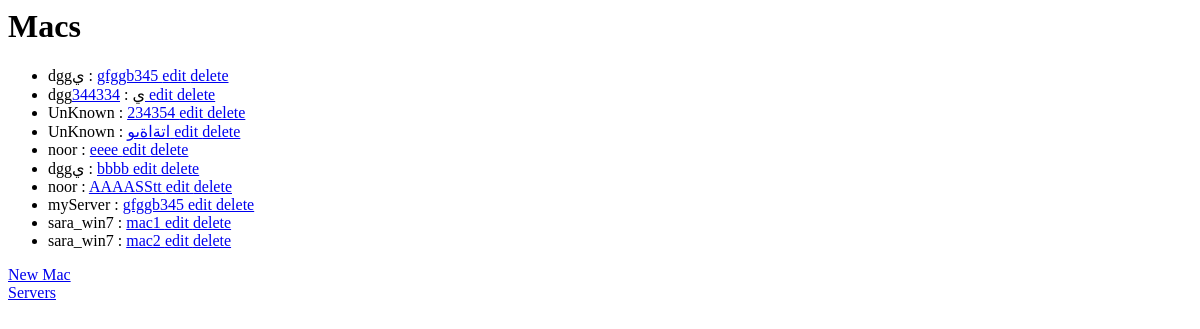
Before: /macs with the older database file.
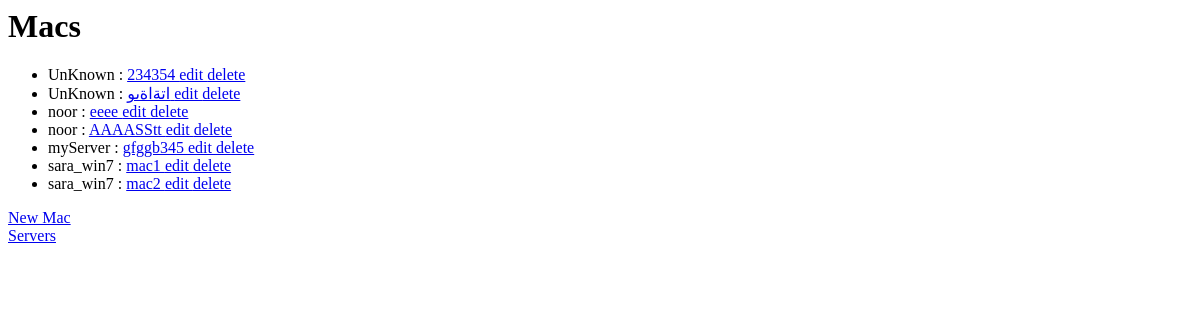
After: the same page with the newer database file.
### blogs/models.py (models this page shows, shortened)
class Mac(models.Model):
    ServerID = models.ForeignKey('Server', related_name='macs')
    MacNum = models.CharField(max_length = 30)

class Server(models.Model):
    typeChoices = (
        ('A', 'A'),
        ('B', 'B'),
        ('C', 'C'),
    )
    name=models.CharField(max_length=30,primary_key=True,default='UnKnown')
    Type = models.CharField(max_length=1, choices = typeChoices)
    RAM = models.CharField(max_length=30)
    Core = models.PositiveSmallIntegerField()
    Storage = models.CharField(max_length=30)
    RackNum = models.ForeignKey('Rac', related_name='racs')
    def __str__(self):
        return self.name

### blogs/views.py (the view)
# urls.py: url(r'^macs$', 'blogs.views.MacListView', name='mac_list'),
def MacListView(request, template_name='MacList.html'):
    macs = Mac.objects.all()
    data={}
    data['object_list'] = macs
    return render(request,template_name, data )

### blogs/templates/MacList.html
<h1>Macs</h1>
<ul>
    {% for mac in object_list %}
        <li>{{ mac.ServerID }}  :
            <a href="{% url 'server_edit' mac.pk  %}"> {{ mac.MacNum }} </a>
            <a href="{% url 'mac_edit' mac.pk %}"> edit </a>
            <a href="{% url 'server_delete' mac.pk %}"> delete </a>
        </li>
    {% endfor %}
</ul>
<a href="{% url 'mac_new' %}"> New Mac</a></br>
<a href="{% url 'server_list' %}"> Servers </a>

Changed rows visible on the page:
removed Mac: ServerID "dggي", MacNum "gfggb345"
removed Mac: ServerID "dggي", MacNum "344334"
removed Mac: ServerID "dggي", MacNum "bbbb"
